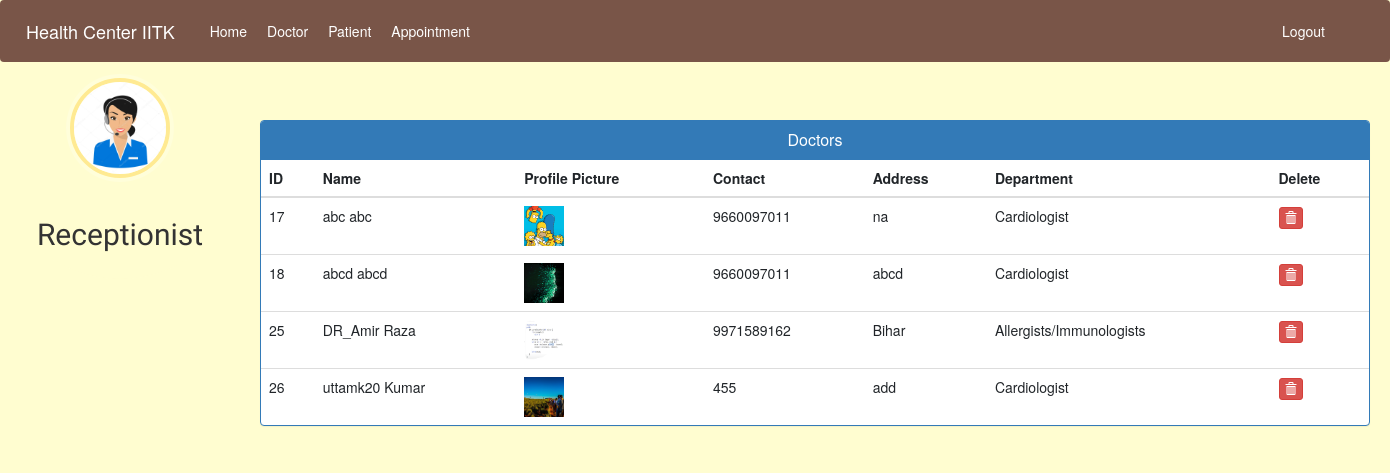
Page /admin-view-doctor (signed in) on the earlier database version.
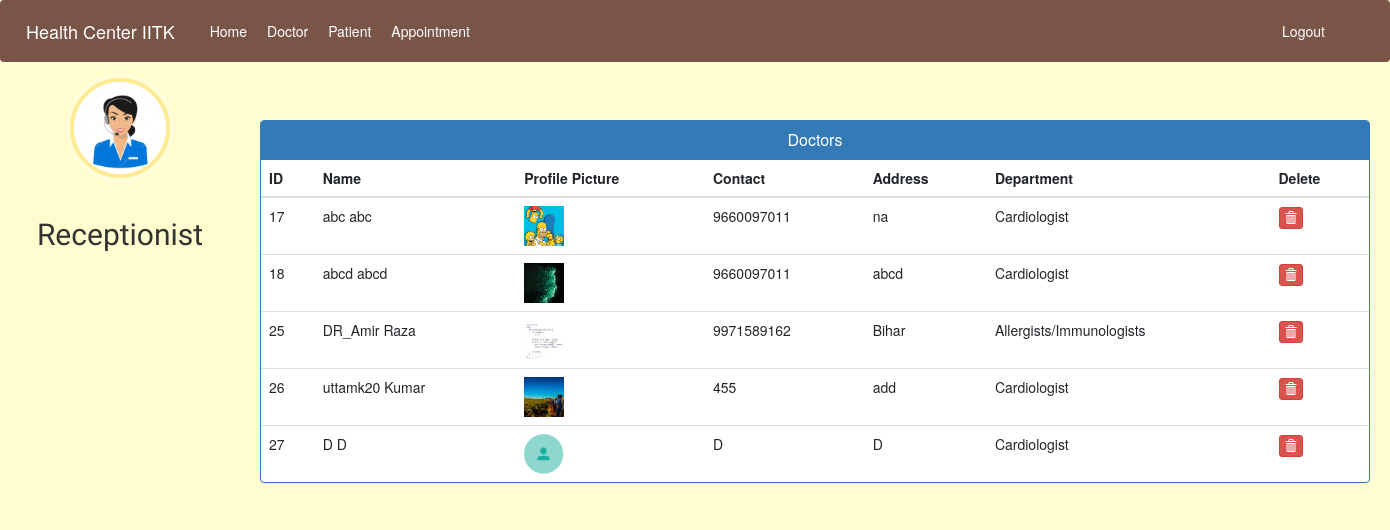
Same page on the later database version.
### hospital/models.py (models this page shows, shortened)
class Doctor(models.Model):
    user = models.OneToOneField(User, on_delete=models.CASCADE)
    profile_pic = models.ImageField(
        upload_to='profile_pic/DoctorProfilePic/', default='../static/images/error.jpg', null=True, blank=True)
    address = models.CharField(max_length=40)
    mobile = models.CharField(max_length=20, null=True)
    department = models.CharField(
        max_length=50, choices=departments, default='Cardiologist')
    status = models.BooleanField(default=False)
    @property
    def get_name(self):
        return self.user.first_name+" "+self.user.last_name
    @property
    def get_id(self):
        return self.user.id

### hospital/views.py (the view)
# urls.py: path('admin-view-doctor', views.admin_view_doctor_view,
@login_required(login_url='adminlogin')
@user_passes_test(is_admin)
def admin_view_doctor_view(request):
    doctors = models.Doctor.objects.all().filter(status=True)
    return render(request, 'hospital/admin_view_doctor.html', {'doctors': doctors})

### hospital/views.py (called while the page is built)
def is_admin(user):
    return user.groups.filter(name='ADMIN').exists()

### templates/hospital/admin_view_doctor.html (shortened to what this page needs)
{% extends 'hospital/admin_base.html' %}
{% block content %}
{%load static%}
<head>
  <link href="//netdna.bootstrapcdn.com/bootstrap/3.0.0/css/bootstrap.min.css" rel="stylesheet" id="bootstrap-css">
</head>
<div class="container">
  <br/>
  <br/>
  <br/>
  <br/>
  <div class="panel panel-primary">
    <div class="panel-heading">
      <h6 class="panel-title">Doctors</h6>
    </div>
    <table class="table table-hover" id="dev-table">
      <thead>
        <tr>
          <th>ID</th>
          <th>Name</th>
          <th>Profile Picture</th>
          <th>Contact</th>
          <th>Address</th>
          <th>Department</th>
          <th>Delete</th>
        </tr>
      </thead>
      {% for d in doctors %}
      <tr>
        <td> {{d.get_id}}</td>
        <td> {{d.get_name}}</td>
        <td> <img src="{% static d.profile_pic.url %}" alt="Profile Pic" height="40px" width="40px" /></td>
        <td>{{d.mobile}}</td>
        <td>{{d.address}}</td>
        <td>{{d.department}}</td>
        <td><a class="btn btn-danger btn-xs" href="{% url 'delete-doctor-from-hospital' d.id  %}"><span
              class="glyphicon glyphicon-trash"></span></a></td>
      </tr>
      {% endfor %}
    </table>
  </div>
</div>
{% endblock content %}

Differences in the rows shown:
added Doctor: get_id "27", get_name "D D", profile_pic (placeholder picture), mobile "D", address "D", department "Cardiologist"
